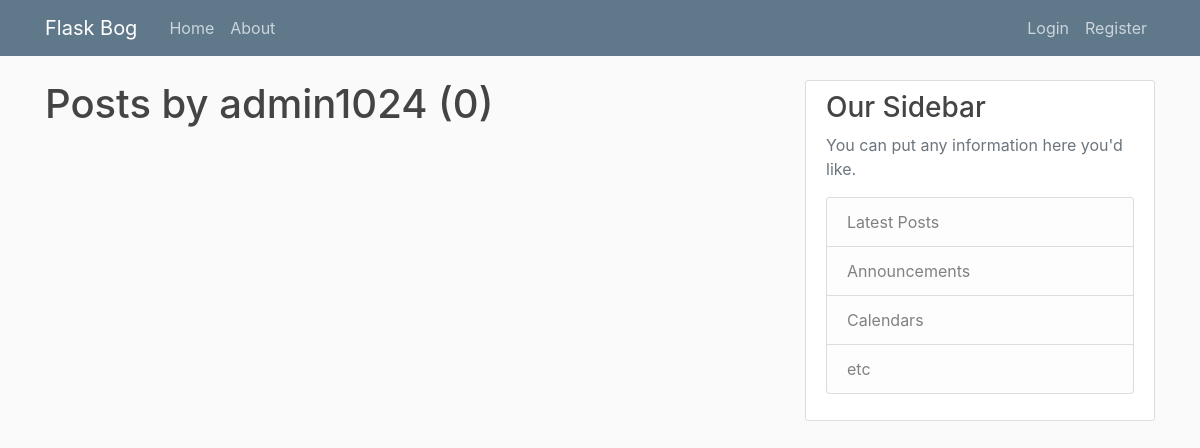
The app's page /user/admin1024, older data.
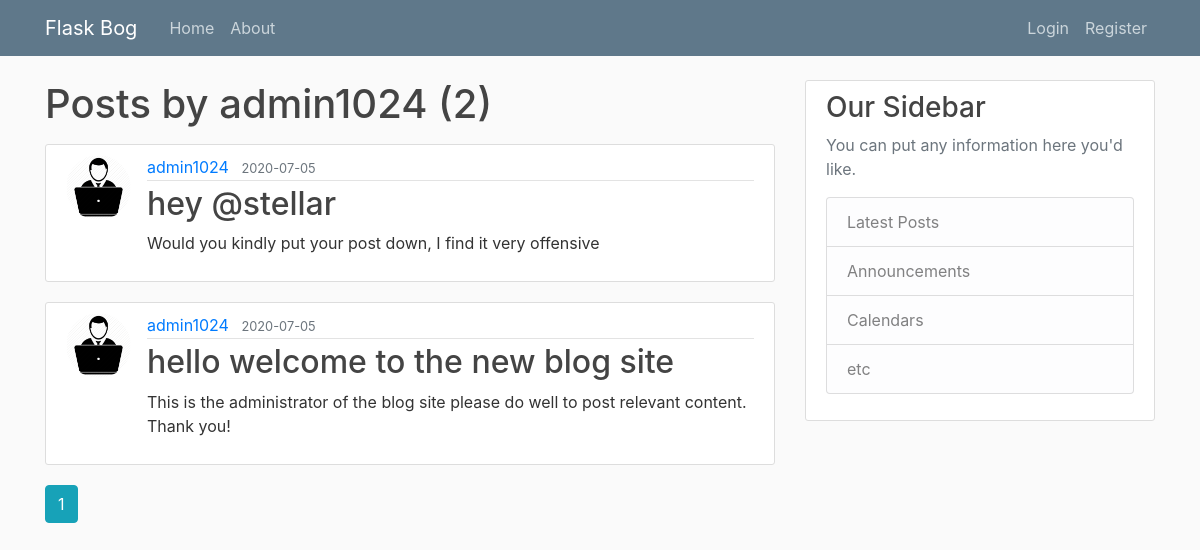
The same page, newer data.
### flaskblog/models.py (models this page shows, shortened)
class User(db.Model, UserMixin):
    id = db.Column(db.Integer, primary_key=True)
    username = db.Column(db.String(20), unique=True, nullable=False)
    email = db.Column(db.String(120), unique=True, nullable=False)
    image_file = db.Column(db.String(20), nullable=False, default=f'default ({img_num}).jpg')
    password = db.Column(db.String(60), nullable=False)
    posts = db.relationship('Post', backref='author', lazy=True)

class Post(db.Model):
    id = db.Column(db.Integer, primary_key=True)
    title = db.Column(db.String(100), nullable=False)
    date_posted = db.Column(db.DateTime,nullable=False, default=datetime.utcnow)
    content = db.Column(db.Text, nullable=False)
    user_id = db.Column(db.Integer, db.ForeignKey('user.id'), nullable=False)

### flaskblog/routes.py (the view)
@app.route('/user/<string:username>')
def user_posts(username):
    page = request.args.get('page', 1, type=int)
    user = User.query.filter_by(username=username).first_or_404()
    posts = Post.query.filter_by(author=user)\
        .order_by(Post.date_posted.desc()).\
        paginate(page=page, per_page=5)
    return render_template('user_posts.html', posts=posts, user=user)

### flaskblog/templates/user_posts.html
{% extends "layout.html" %}
{% block content %}
<h1 class="mb-3">Posts by {{ user.username }} ({{ posts.total }})</h1>
    {% for post in posts.items %}
        <article class="media content-section">
        <img src="{{ url_for('static', filename='images/' + post.author.image_file) }}" alt="user image" class="rounded-circle article-img">
        <div class="media-body">
            <div class="article-metadata">
            <a class="mr-2" href="{{ url_for('user_posts', username=post.author.username )}}">{{ post.author.username }}</a>
            <small class="text-muted">{{ post.date_posted.strftime('%Y-%m-%d') }}</small>
            </div>
            <h2><a class="article-title" href="{{ url_for('post', post_id=post.id) }}">{{ post.title }}</a></h2>
            <p class="article-content">{{ post.content }}</p>
        </div>
        </article>
    {% endfor %}
  {% for page_num in posts.iter_pages(left_edge=1, right_edge=1, left_current=1, right_current=2): %}
    {% if page_num: %}
      {% if posts.page == page_num:%}
        <a href="{{ url_for('user_posts', username=user.username, page=page_num) }}" class="btn btn-info mb-4">{{ page_num }}</a>
      {% else %}
        <a href="{{ url_for('user_posts', username=user.username, page=page_num) }}" class="btn btn-outline-info mb-4">{{ page_num }}</a>
      {% endif %}
    {% else %}
      ...
    {% endif %}
  {% endfor %}
{% endblock content %}

### flaskblog/templates/layout.html (shortened to what this page needs)
<!DOCTYPE html>
<html lang="en">
  <head>
    <link
      rel="stylesheet"
      href="https://stackpath.bootstrapcdn.com/bootstrap/4.5.0/css/bootstrap.min.css"
    />
    <link rel="stylesheet" href="{{url_for('static', filename='main.css')}}" />
  </head>
  <body>
    <header class="site-header">
      <nav class="navbar navbar-expand-md navbar-dark bg-steel fixed-top">
        <div class="container">
          <a href="/" class="navbar-brand mr-4">Flask Bog</a>
          <div class="collapse navbar-collapse" id="navbarToggle">
            <div class="navbar-nav mr-auto">
              <a href="{{url_for('home')}}" class="nav-item nav-link">Home</a
              ><a href="{{url_for('about')}}" class="nav-item nav-link">About</a>
            </div>
            <div class="navbar-nav">
              {% if current_user.is_authenticated:%}
              <a class="nav-item nav-link" href="{{url_for('new_post')}}">New Post</a>
                <a class="nav-item nav-link" href="{{url_for('account')}}">Account</a>
                <a class="nav-item nav-link" href="{{url_for('logout')}}">Logout</a>
              {% else %}
                <a class="nav-item nav-link" href="{{url_for('login')}}">Login</a>
                <a class="nav-item nav-link" href="{{url_for('register')}}">Register</a>
              {% endif %}
            </div>
          </div>
        </div>
      </nav>
    </header>
    <main role="main" class="container">
      <div class="row">
        <div class="col-md-8">
          {% block content %}{% endblock %}
        </div>
        <div class="col-md-4">
          <div class="content-section">
            <h3>Our Sidebar</h3>
            <p class='text-muted'>You can put any information here you'd like.
              <ul class="list-group">
                <li class="list-group-item list-group-item-light">Latest Posts</li>
                <li class="list-group-item list-group-item-light">Announcements</li>
                <li class="list-group-item list-group-item-light">Calendars</li>
                <li class="list-group-item list-group-item-light">etc</li>
              </ul>
            </p>
          </div>
        </div>
      </div>
    </main>
  </body>
</html>

### flaskblog/static/main.css (style rules this page uses)
body { background: #fafafa; color: #333333; margin-top: 5rem; }
h1, h2, h3, h4, h5, h6 { color: #444444; }
.bg-steel { background-color: #5f788a; }
.site-header .navbar-nav .nav-link { color: #cbd5db; }
.content-section { background: #ffffff; padding: 10px 20px; border: 1px solid #dddddd; border-radius: 3px; margin-bottom: 20px; }
.article-title { color: #444444; }
.article-content { white-space: pre-line; }
.article-img { height: 65px; width: 65px; margin-right: 16px; }
.article-metadata { padding-bottom: 1px; margin-bottom: 4px; border-bottom: 1px solid #e3e3e3; }

Row changes from the older to the newer data that the page shows:
added Post: image_file (placeholder picture), author.username "admin1024", date_posted "2020-07-05", title "hey @stellar", content "Would you kindly put your post down, I find it very offensive"
added Post: image_file (placeholder picture), author.username "admin1024", date_posted "2020-07-05", title "hello welcome to the new blog site", content "This is the administrator of the blog site please do well to post relevant content. Thank you!"
Text that changed along with them:
{{ posts.total }}: "0" → "2"
new list line: "1"
